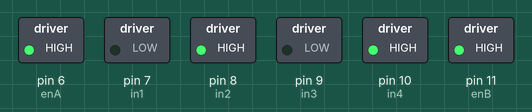
A sketch run on a simulated Arduino Uno, built with avr-gcc and run on an emulated ATmega328P. Shown: switched loads named in the sketch (green lamp = pin HIGH).

Above: at 0.1 s.
Timing chart, 0 to 1.6 s (numbered marks = the images above):
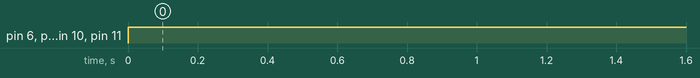

Measured:
- by itself, pin 6 (enA), pin 8 (in2), pin 10 (in4), pin 11 (enB): LOW → HIGH at 0.00 s

The sketch:

l298nmotor1.ino
```cpp
#define enA 6
#define enB 11
#define in1 7
#define in2 8
#define in3 9
#define in4 10


void setup() {
  pinMode(enA , OUTPUT );
  pinMode(enB , OUTPUT );
  pinMode(in1 , OUTPUT );
  pinMode(in2 , OUTPUT );
  pinMode(in3 , OUTPUT );
  pinMode(in4 , OUTPUT );


}

void loop() {
//---- A ve B Cikis olarak etkinlestir------//
digitalWrite(enA, HIGH);
digitalWrite(enB, HIGH);
//----------Run motors-----------//
digitalWrite(in1, LOW);
digitalWrite(in2, HIGH);
digitalWrite(in3 , LOW);
digitalWrite(in4, HIGH);
}
```
